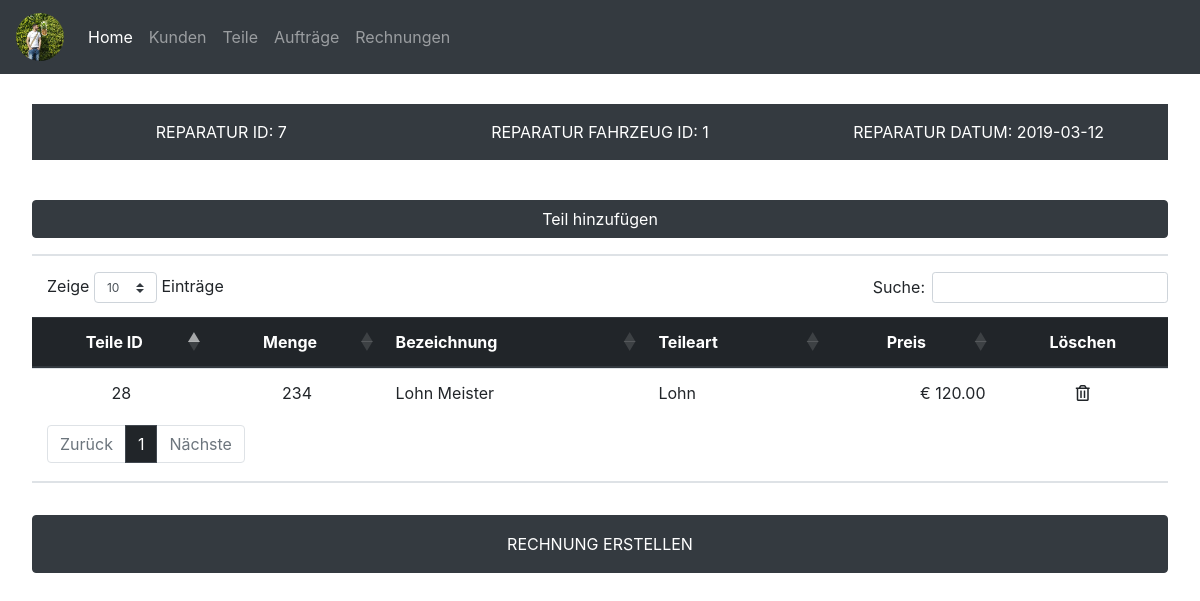
Before: /contract_detail.php?repid=7 with the older database file.
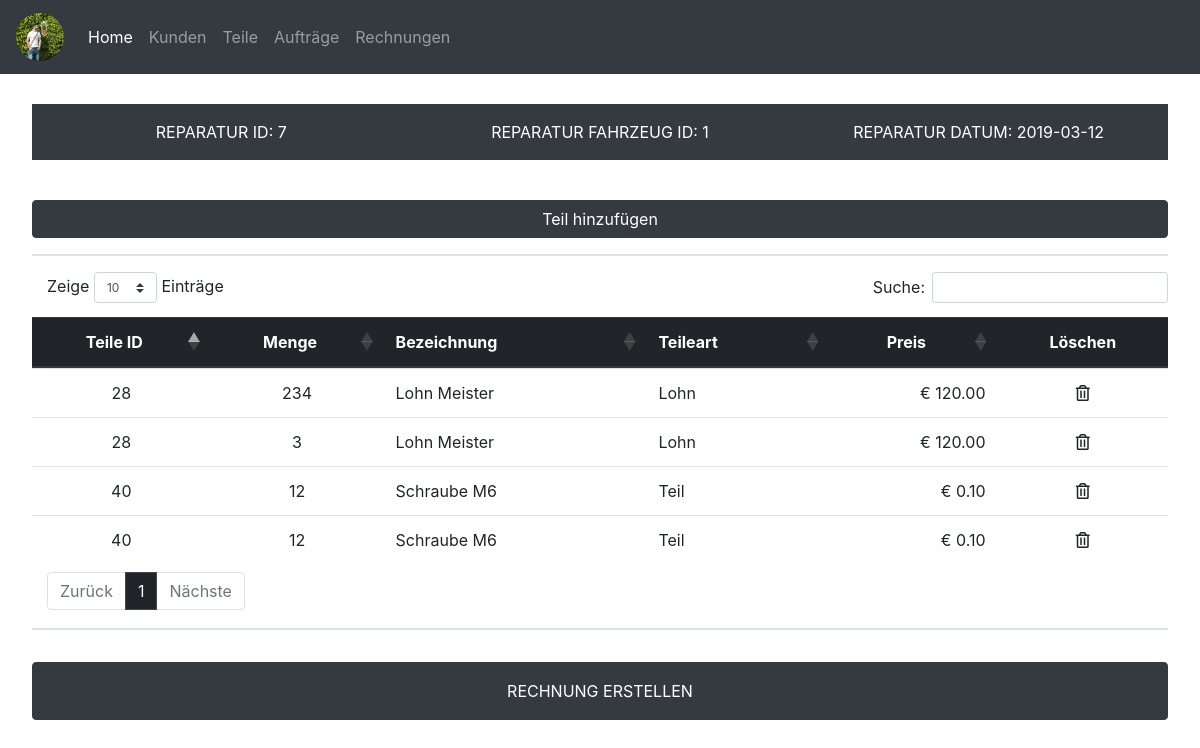
After: the same page with the newer database file.
### tables this page shows
CREATE TABLE `reparatur` (
  `repid` int(11) NOT NULL,
  `fzid` int(11) NOT NULL,
  `datum` date NOT NULL,
  `rechnungerstellt` tinyint(1) NOT NULL
);

CREATE TABLE `reparaturteile` (
  `reparaturteileid` int(11) NOT NULL,
  `repid` int(11) NOT NULL,
  `teileid` int(11) NOT NULL,
  `anzahl` int(10) NOT NULL
);

CREATE TABLE `teile` (
  `teileid` int(11) NOT NULL,
  `bezeichnung` text NOT NULL,
  `teileart` enum('Lohn','Teil') NOT NULL DEFAULT 'Lohn',
  `preis` float NOT NULL
);

### contract_detail.php (the view, shortened to what this page needs)
<?php include('connection.php') ?>
<?php include('header.php') ?>
<?php
$repid = $_GET['repid'];
?>
<?php
$sql = "SELECT repid, fzid, datum FROM reparatur WHERE repid = $repid ORDER BY repid DESC";
$stmt = $pdo->prepare($sql);
$stmt->execute();
$result = $stmt->fetch();
    echo '<div class="row bg-dark text-white pt-3 pb-3">';
    echo '<div class="col-4 text-center">REPARATUR ID: ' . $result['repid'] . '</div>';
    echo '<div class="col-4 text-center">REPARATUR FAHRZEUG ID: ' . $result['fzid'] . '</div>';
    echo '<div class="col-4 text-center">REPARATUR DATUM: ' . $result['datum'] . '</div>';
    echo '</div>';
    echo '<br />';
?>
<button type="button" class="btn btn-dark btn-new-car mb-3 mb-lg-0" data-toggle="modal" data-target="#partaddmodal">
    Teil hinzufügen
    </button>
<br />
<hr />
<table id="contractdetailtable" class="display table table-hover">
    <thead class="thead-dark">
        <tr>
            <th><center>Teile ID</center></th>
            <th><center>Menge</center></th>
            <th>Bezeichnung</th>
            <th>Teileart</th>
            <th><center>Preis</center></th>
            <th><center>Löschen</center></th>
        </tr>
    </thead>
    <tbody>
<?php
$sql2 = "SELECT reparaturteile.reparaturteileid, reparaturteile.teileid, reparaturteile.anzahl, teile.bezeichnung, teile.teileart, teile.preis from reparaturteile LEFT JOIN teile ON reparaturteile.teileid = teile.teileid WHERE repid = $repid";
$result2 = $pdo->query($sql2);
while($row = $result2->fetch()) {
    echo '<tr>';
    echo '<td><center>' . $row['teileid'] . '</center></td>';
    echo '<td><center>' . $row['anzahl'] . '</center></td>';
    echo '<td>' . $row['bezeichnung'] . '</td>';
    echo '<td>' . $row['teileart'] . '</td>';
    echo '<td class="text-right">&euro; ' . sprintf('%0.2f', $row['preis']) . '</td>';
    echo '<td><center><a href="contract_part_delete.php?reparaturteileid=' . $row['reparaturteileid'] . '&repid=' . $repid . '"><i class="far fa-trash-alt"></i></a></center></td>';
    echo '</tr>';
};
?>
</body>
<hr />
<button type="button" class="btn btn-dark btn-new-car mb-3 mb-lg-0 p-3" data-toggle="modal" data-target="#createinvoicemodal">
    RECHNUNG ERSTELLEN
    </button>
<?php include('footer.php') ?>

### header.php (shortened to what this page needs)
<!DOCTYPE html>
<html lang="en">
<head>
    <link rel="stylesheet" href="https://stackpath.bootstrapcdn.com/bootstrap/4.1.3/css/bootstrap.min.css">
    <link rel="stylesheet" href="https://use.fontawesome.com/releases/v5.7.0/css/all.css">
    <link rel="stylesheet" href="https://cdn.datatables.net/1.10.19/css/dataTables.bootstrap4.min.css">
    <link rel="stylesheet" href="https://cdn.datatables.net/fixedheader/3.1.4/css/fixedHeader.bootstrap4.min.css">
    <link rel="stylesheet" href="static/css/main.css">
</head>
<body onload="giveActualDate()">
<nav class="navbar navbar-expand-lg navbar-dark bg-dark fixed-top">
  <a class="navbar-brand" href="index.php"><img class="logosmall" src="static/img/pp.jpg" /></a>
  <div class="collapse navbar-collapse" id="navbarNavDropdown">
    <ul class="navbar-nav">
      <li class="nav-item active">
        <a class="nav-link" href="index.php">Home <span class="sr-only">(current)</span></a>
      </li>
      <li class="nav-item">
        <a class="nav-link" href="customer.php">Kunden</a>
      </li>
      <li class="nav-item">
        <a class="nav-link" href="part_list.php">Teile</a>
      </li>
      <li class="nav-item">
        <a class="nav-link" href="contract_list.php">Aufträge</a>
      </li>
      <li class="nav-item">
        <a class="nav-link" href="invoice.php">Rechnungen</a>
      </li>
    </ul>
  </div>
</nav>
<div class="navmargin">

### footer.php (shortened to what this page needs)
</body>
</html>

### static/css/main.css (style rules this page uses)
body { margin: 0; padding: 0; }
.logosmall { width: 3rem; height: 3rem; border-radius: 50%; display: inline-block; vertical-align: middle; }
.navmargin { margin-top: 6.5rem; margin-left: 2rem; margin-right: 2rem; margin-bottom: 2rem; }
.fas, .far { color: #212529; }
.btn-new-car { margin-top: 1rem; width: 100%; }
.row { margin-left: 0; margin-right: 0; }
hr { border: 1px solid #dee2e6; }

Changed rows visible on the page:
added reparaturteile: teileid "28", anzahl "3", teileid.bezeichnung "Lohn Meister", teileid.teileart "Lohn", teileid.preis "120.00"
added reparaturteile: teileid "40", anzahl "12", teileid.bezeichnung "Schraube M6", teileid.teileart "Teil", teileid.preis "0.10"
added reparaturteile: teileid "40", anzahl "12", teileid.bezeichnung "Schraube M6", teileid.teileart "Teil", teileid.preis "0.10"
